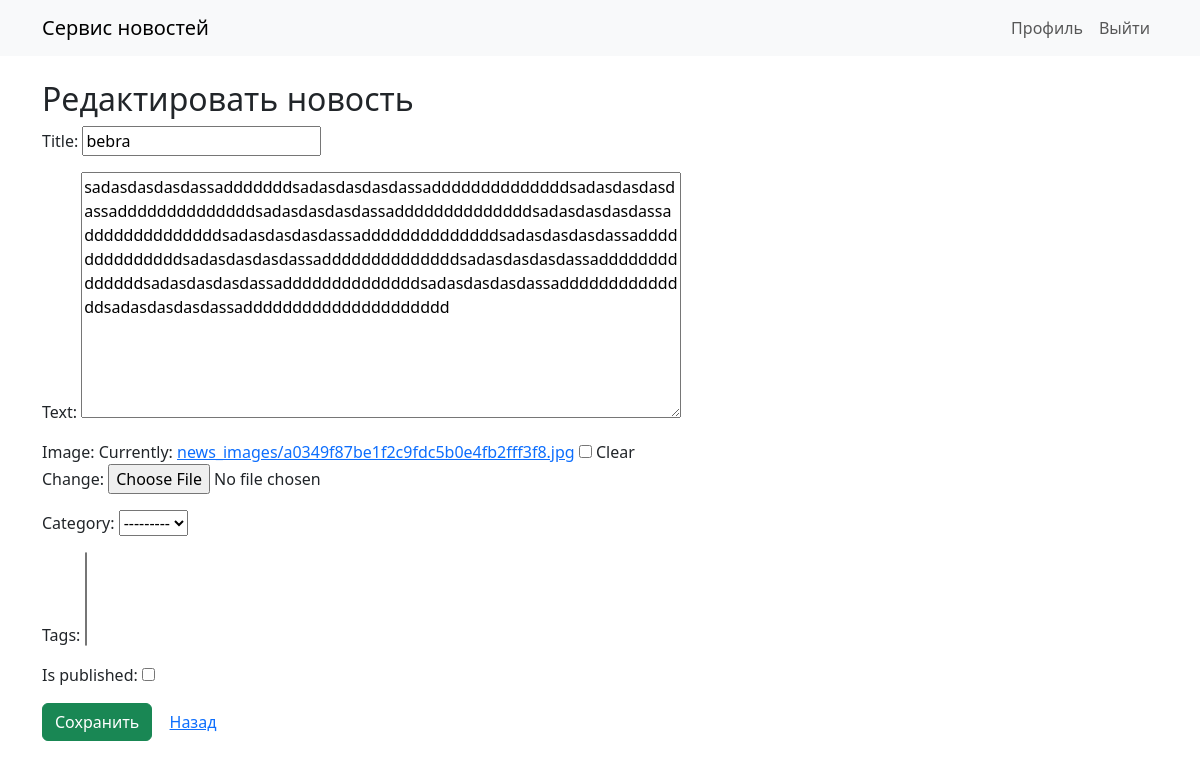
The app's page /news/1/edit/ (signed in) with its own data.
### main/models.py (models this page shows, shortened)
class News(models.Model):
    title = models.CharField(max_length=200)
    text = models.TextField()
    image = models.ImageField(upload_to='news_images/', blank=True, null=True)
    pub_date = models.DateTimeField(auto_now_add=True)
    author = models.ForeignKey(settings.AUTH_USER_MODEL, on_delete=models.CASCADE)
    category = models.ForeignKey(Category, on_delete=models.SET_NULL, null=True, blank=True)
    tags = models.ManyToManyField(Tag, blank=True)
    views_count = models.PositiveIntegerField(default=0)
    is_published = models.BooleanField(default=False)

### main/views.py (the view)
# urls.py: path('news/<int:pk>/edit/', views.news_edit, name='news_edit'),
@login_required
def news_edit(request, pk):
    news = News.objects.get(pk=pk)
    if request.user != news.author and request.user.role != 'admin':
        messages.error(request, 'Нет доступа')
        return redirect('news_detail', pk=pk)
    class NewsForm(forms.ModelForm):
        class Meta:
            model = News
            fields = ['title', 'text', 'image', 'category', 'tags', 'is_published']
    if request.method == 'POST':
        form = NewsForm(request.POST, request.FILES, instance=news)
        if form.is_valid():
            form.save()
            messages.success(request, 'Новость обновлена!')
            return redirect('news_detail', pk=news.pk)
    else:
        form = NewsForm(instance=news)
    return render(request, 'main/news_form.html', {'form': form, 'edit': True})

### main/views.py
    class NewsForm(forms.ModelForm):
        class Meta:
            model = News
            fields = ['title', 'text', 'image', 'category', 'tags', 'is_published']

### main/templates/main/news_form.html (shortened to what this page needs)
{% extends 'base.html' %}
{% block content %}
<div class="container mt-4">
  <h2>{% if edit %}Редактировать новость{% else %}Добавить новость{% endif %}</h2>
  <form method="post" enctype="multipart/form-data">
    {{ form.as_p|safe }}
    <button type="submit" class="btn btn-success">Сохранить</button>
    <a href="{% url 'news_list' %}" class="btn btn-link">Назад</a>
  </form>
</div>
{% endblock %}

### main/templates/main/news_form.html (style rules this page uses)
textarea[maxlength], textarea[name=text] { max-width: 600px; width: 100%; }

### records on screen
News: title "bebra", text "sadasdasdasdassadddddddsadasdasdasdassaddddddddddddddsadasdasdasdassaddddddddddddddsadasdasdasdassaddddddddddddddsadasdasdasdassaddddddddddddddsadasdasdasdassaddddddddddddddsadasdasdasdassaddddddddddddddsadasdasdasdassaddddddddddddddsadasdasdasdassaddddddddddddddsadasdasdasdassaddddddddddddddsadasdasdasdassaddddddddddddddsadasdasdasdassaddddddddddddddddddddd", category "---------"
